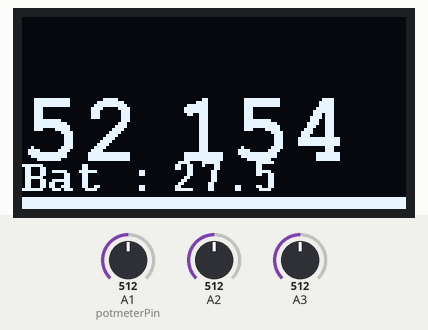
Simulated run of this sketch. Board: Arduino Uno, built with avr-gcc and run on an emulated ATmega328P. Shown: 128×64 one-colour display. The inputs (shaded band) are chosen by the test bench; at power-on: A2 = 512, A3 = 512, A1 (potmeterPin) = 512. What the sketch prints to the serial monitor is not drawn.

Above: at 5.1 s.
5.2 s: A2 set to 238
At 6.2 s:
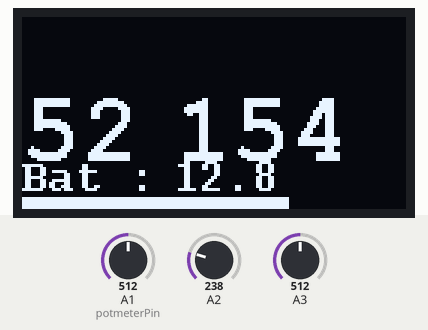
7.1 s: A2 set to 211
At 8.5 s:
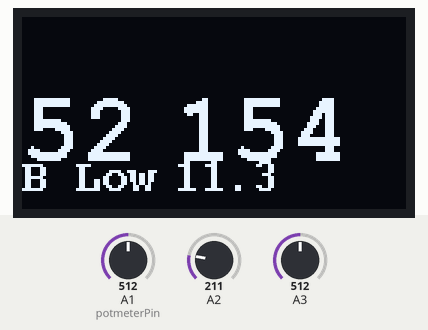
9.2 s: A3 set to 0
At 10.5 s:
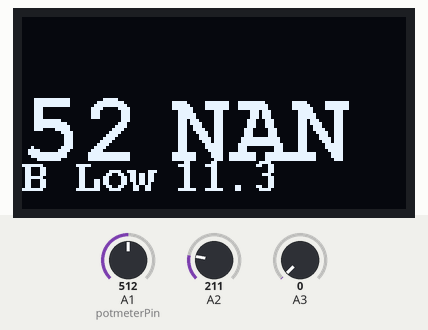
11.5 s: A2 set to 306
At 12.9 s:
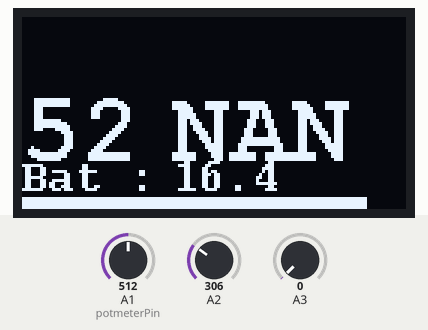
13.8 s: A1 (potmeterPin) set to 716
At 15.1 s:
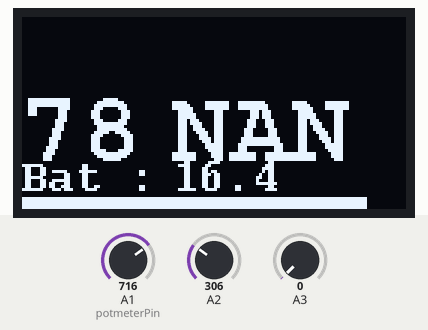
16.1 s: A3 set to 22
At 18.0 s:
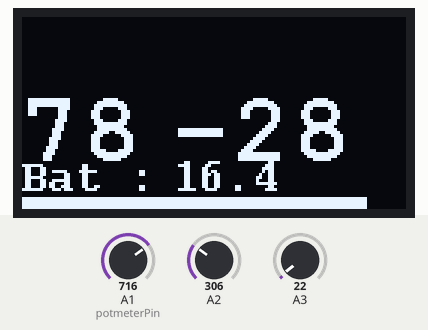
Timing chart, 0 to 19.4 s (numbered marks = the images above; inputs shaded):
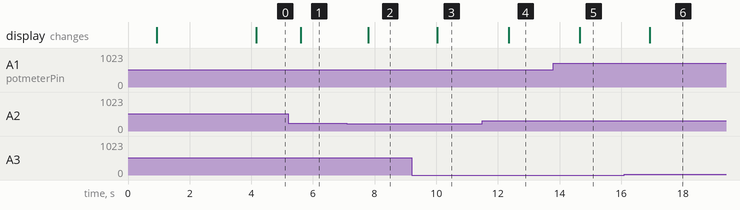

The sketch:

Gauge_Mustang_Solo4.ino
```cpp
/*
 Analog gauge v1.02
 - Shows half circle gauge with scale labels
 - Shows digital value, 00 - 100 aligned
 - Shows gauge label
 21/12/2015 - Rudi Imbrechts
 http://arduinows.blogspot.com

*/
#include "U8glib.h"


U8GLIB_SSD1306_128X64 u8g(U8G_I2C_OPT_NONE|U8G_I2C_OPT_DEV_0); // SW SPI Com: SCK = 13, MOSI = 11, CS = 10, A0 = 9, Res = 12
                                                // For OLED display with SH1106 driver. If you use another display,
                                                // then please check the u8glib documentation and website at
                                                // https://github.com/olikraus/u8glib

int xmax=128;                                   // max length x-axis
int ymax=62;                                    // max length y-axis
int xcenter=xmax/2;                             // center of x-axis
int ycenter=ymax/2+10;                          // center of y-axis
int arc=ymax/2;
int angle=0;
char* label[] = {"LOAD","COOLANT","INTAKE", "PSI"};    // some custom gauge labels
int labelXpos[] = {53, 45, 49, 0};                     // predefined x-position of a gauge label
#define potmeterPin A1                                  // simulate analogue value with potentiometer
int p, m,a=10;
u8g_uint_t xx=0;
int frame = 0;
char psi [2];
char water[4];
int psi1 =0;
char volts [6];
float w;
int value = 0;
float vout = 0.0;
float vin = 0.0;
float R1 = 100000.0; // resistance of R1 (100K)
float R2 = 10000.0; // resistance of R2 (10K)
float AverageValue = 0;
float AverageValue2 = 0;
int MeasurementsToAverage = 32;


//int ThermistorPin = 0;
int Vo;
float R1a = 10000; // resistance of R1a (10K)
float logR2, R2a, T;
//float c1 = 3.481515861e-03, c2 = -2.206377112e-04, c3 = 35.05773575e-07;
//float c1 = 1.009249522e-03, c2 = 2.378405444e-04, c3 = 2.019202697e-07;
float c1 = 2.571202905e-03, c2 = -0.4402423056e-04, c3 = 9.838653961e-07; // SING F LTD Thermostat https://www.thinksrs.com/downloads/programs/Therm%20Calc/NTCCalibrator/NTCcalculator.htm


float buffer=0;
float VoutA= 0;


const unsigned char pontiac[] PROGMEM = {0xff,0xff,0xff,0xff,0xff,0xff,0xf8,0x00,0x00,0x1f,0xff,0xff,0xff,0xff,0xff,0xff
,0xff,0xff,0xff,0xff,0xff,0xf0,0x00,0x00,0x00,0x00,0x0f,0xff,0xff,0xff,0xff,0xff
,0xff,0xff,0xff,0xff,0xfe,0x00,0x00,0x00,0x00,0x00,0x00,0x7f,0xff,0xff,0xff,0xff
,0xff,0xff,0xff,0xff,0xc0,0x00,0x0f,0xff,0xff,0xf0,0x00,0x03,0xff,0xff,0xff,0xff
,0xff,0xff,0xff,0xfc,0x00,0x0f,0xff,0xff,0xff,0xff,0xf0,0x00,0x3f,0xff,0xff,0xff
,0xff,0xff,0xff,0xe0,0x03,0xff,0xff,0x00,0x00,0xff,0xff,0xc0,0x07,0xff,0xff,0xff
,0xff,0xff,0xff,0x00,0x3f,0xf8,0x00,0x00,0x00,0x00,0x1f,0xfc,0x00,0xff,0xff,0xff
,0xff,0xff,0xfc,0x03,0xfe,0x00,0x00,0x00,0x00,0x00,0x00,0x7f,0xc0,0x3f,0xff,0xff
,0xff,0xff,0xe0,0x1f,0xe0,0x00,0x00,0x00,0x00,0x00,0x00,0x03,0xf8,0x07,0xff,0xff
,0xff,0xff,0x80,0xfe,0x00,0x00,0x00,0x00,0x00,0x00,0x00,0x00,0x3f,0x01,0xff,0xff
,0xff,0xfe,0x07,0xe0,0x00,0x07,0xfe,0x00,0x00,0x00,0x00,0x00,0x07,0xe0,0x7f,0xff
,0xff,0xfc,0x1f,0x00,0x00,0x3f,0xff,0xf0,0x00,0x00,0x00,0x00,0x00,0xf8,0x1f,0xff
,0xff,0xf0,0x7c,0x00,0x00,0xf0,0x00,0xff,0xe0,0x01,0xc0,0x00,0x00,0x3e,0x0f,0xff
,0xff,0xc1,0xf0,0x00,0x01,0xc0,0x00,0x3f,0xff,0xff,0xc0,0x00,0x00,0x07,0x83,0xff
,0xff,0x83,0xc0,0x00,0x03,0x80,0x00,0xc3,0xff,0xff,0x80,0x00,0x00,0x01,0xe1,0xff
,0xff,0x0f,0x00,0x00,0x07,0x00,0x01,0xc0,0xff,0xff,0x00,0x00,0x00,0x00,0xf0,0xff
,0xfe,0x1c,0x00,0x00,0x0e,0x00,0x03,0x80,0x1f,0xfc,0x00,0x00,0x00,0x00,0x3c,0x7f
,0xfc,0x78,0x00,0x00,0x0e,0x00,0x03,0x00,0x00,0xe0,0x00,0x00,0x00,0x00,0x0e,0x3f
,0xf8,0xe0,0x00,0x00,0x0e,0x04,0x06,0x00,0x00,0x00,0x00,0x00,0x00,0x00,0x07,0x1f
,0xf1,0xc0,0x00,0x00,0x0e,0x04,0x0c,0x30,0x00,0x00,0x00,0x00,0x00,0x00,0x03,0x8f
,0xe3,0x80,0x00,0x00,0x1e,0x0c,0x1c,0x50,0x00,0x00,0x00,0x00,0x70,0x00,0x01,0xc7
,0xe3,0x00,0x00,0x00,0x0f,0x38,0x18,0x50,0x00,0x00,0x00,0x00,0xf0,0x00,0x00,0xe3
,0xc6,0x00,0x00,0x00,0x0f,0xf8,0x30,0x50,0x00,0x00,0x00,0x00,0xe0,0x00,0x00,0x63
,0x8c,0x00,0x00,0x00,0x0f,0xf0,0x70,0xe0,0x00,0x00,0x00,0x01,0xe0,0x00,0x00,0x31
,0x8c,0x00,0x00,0x00,0x07,0xe0,0xff,0xc0,0x00,0x00,0x00,0x01,0xc0,0x00,0x00,0x31
,0x98,0x00,0x00,0x00,0x01,0x07,0xfc,0x20,0x00,0x00,0x00,0x03,0xc0,0x00,0x00,0x19
,0x18,0x00,0x00,0x00,0x00,0x1c,0xc0,0x00,0x00,0x00,0x00,0x03,0x80,0x00,0x00,0x18
,0x18,0x00,0x00,0x00,0x00,0x01,0xc0,0x00,0x00,0x00,0x00,0x07,0x80,0x00,0x00,0x18
,0x18,0x00,0x00,0x00,0x00,0x01,0x80,0x64,0x0f,0x1c,0x03,0xc7,0x00,0x00,0x00,0x0c
,0x18,0x00,0x00,0x00,0xc0,0x03,0x81,0xf6,0x1f,0xbe,0x0f,0xe7,0x00,0x00,0x00,0x0c
,0x18,0x00,0x00,0x01,0x80,0x07,0x03,0xc6,0x3f,0xfe,0x1e,0x6f,0x00,0x00,0x00,0x0c
,0x18,0x00,0x00,0x03,0x00,0x07,0x07,0x06,0x73,0xfe,0x38,0x3e,0x00,0x00,0x00,0x0c
,0x18,0x00,0x00,0x07,0x00,0x0e,0x06,0x02,0x63,0xde,0x78,0x3e,0x00,0x00,0x00,0x18
,0x98,0x00,0x00,0x06,0x00,0x1e,0x0e,0x03,0xc7,0xc0,0x70,0x3c,0x00,0x00,0x00,0x18
,0x9c,0x00,0x00,0x0e,0x00,0x1c,0x0c,0x03,0x87,0x80,0xe0,0x3c,0x00,0x00,0x00,0x19
,0x8c,0x00,0x00,0x0e,0x00,0x3c,0x1c,0x07,0x87,0xc1,0xe0,0x78,0x00,0x00,0x00,0x31
,0xc6,0x00,0x00,0x0e,0x00,0x78,0x18,0x07,0x0e,0xe7,0xc0,0x78,0x00,0x00,0x00,0x73
,0xc7,0x00,0x00,0x0e,0x00,0xf0,0x38,0x06,0x0e,0x7f,0xc0,0xf0,0x40,0x00,0x00,0x63
,0xe3,0x00,0x00,0x0f,0x01,0xf0,0x38,0x0e,0x1e,0x3d,0xc0,0xf0,0xc0,0x00,0x00,0xc7
,0xf1,0x80,0x00,0x0f,0x87,0xe0,0x78,0x0c,0x1c,0x01,0xc1,0xe1,0x80,0x00,0x01,0x87
,0xf0,0xc0,0x00,0x07,0xff,0xc0,0xf8,0x18,0x3c,0x01,0xc3,0xe3,0x00,0x00,0x03,0x0f
,0xf8,0x70,0x00,0x07,0xff,0xc0,0xdc,0x38,0x38,0x01,0xef,0xe6,0x00,0x00,0x0e,0x1f
,0xfc,0x38,0x00,0x03,0xff,0x80,0x9f,0xf0,0x78,0x01,0xff,0xfc,0x00,0x00,0x1c,0x3f
,0xfe,0x1e,0x00,0x01,0xfe,0x00,0x0f,0xe0,0x70,0x00,0xfc,0xf8,0x00,0x00,0x78,0x7f
,0xff,0x07,0x00,0x00,0x7c,0x00,0x03,0x80,0x70,0x00,0x20,0x60,0x00,0x00,0xe0,0xff
,0xff,0xc3,0xc0,0x00,0x00,0x00,0x00,0x00,0x00,0x00,0x00,0x00,0x00,0x03,0xc3,0xff
,0xff,0xe0,0xf8,0x00,0x00,0x00,0x00,0x00,0x00,0x00,0x00,0x00,0x00,0x0f,0x07,0xff
,0xff,0xf8,0x3e,0x00,0x00,0x00,0x00,0x00,0x00,0x00,0x00,0x00,0x00,0x7c,0x1f,0xff
,0xff,0xfc,0x0f,0xc0,0x00,0x00,0x00,0x00,0x00,0x00,0x00,0x00,0x01,0xf0,0x3f,0xff
,0xff,0xff,0x01,0xf8,0x00,0x00,0x00,0x00,0x00,0x00,0x00,0x00,0x1f,0xc0,0xff,0xff
,0xff,0xff,0xc0,0x7f,0x00,0x00,0x00,0x00,0x00,0x00,0x00,0x00,0xfe,0x03,0xff,0xff
,0xff,0xff,0xf8,0x0f,0xf0,0x00,0x00,0x00,0x00,0x00,0x00,0x0f,0xf0,0x0f,0xff,0xff
,0xff,0xff,0xfe,0x00,0xff,0xc0,0x00,0x00,0x00,0x00,0x01,0xff,0x00,0x7f,0xff,0xff
,0xff,0xff,0xff,0xc0,0x0f,0xff,0x80,0x00,0x00,0x01,0xff,0xf0,0x03,0xff,0xff,0xff
,0xff,0xff,0xff,0xf8,0x00,0x7f,0xff,0xff,0xff,0xff,0xfe,0x00,0x1f,0xff,0xff,0xff
,0xff,0xff,0xff,0xff,0x00,0x00,0xff,0xff,0xff,0xff,0x00,0x00,0xff,0xff,0xff,0xff
,0xff,0xff,0xff,0xff,0xf0,0x00,0x00,0x00,0x00,0x00,0x00,0x0f,0xff,0xff,0xff,0xff
,0xff,0xff,0xff,0xff,0xff,0x80,0x00,0x00,0x00,0x00,0x01,0xff,0xff,0xff,0xff,0xff
,0xff,0xff,0xff,0xff,0xff,0xff,0x00,0x00,0x00,0x00,0xff,0xff,0xff,0xff,0xff,0xff
,0xff,0xff,0xff,0xff,0xff,0xff,0xff,0xff,0xff,0xff,0xff,0xff,0xff,0xff,0xff,0xff
,0xff,0xff,0xff,0xff,0xff,0xff,0xff,0xff,0xff,0xff,0xff,0xff,0xff,0xff,0xff,0xff
,0xff,0xff,0xff,0xff,0xff,0xff,0xff,0xff,0xff,0xff,0xff,0xff,0xff,0xff,0xff,0xff
,0xff,0xff,0xff,0xff,0xff,0xff,0xff,0xff,0xff,0xff,0xff,0xff,0xff,0xff,0xff,0xff
,0xff,0xff,0xff,0xff,0xff,0xff,0xff,0xff,0xff,0xff,0xff,0xff,0xff,0xff,0xff,0xff
};


const unsigned char oil[] PROGMEM = {
0x00,0x00,0x00,0x00
,0x00,0x00,0x00,0x00
,0x00,0x00,0x00,0x00
,0x00,0x00,0x00,0x00
,0x00,0x00,0x00,0x00
,0x00,0x00,0x00,0x00
,0x00,0x00,0x00,0x00
,0x00,0x00,0x00,0x00
,0x00,0x00,0x00,0x00
,0x00,0x00,0x00,0x00
,0x00,0x00,0x00,0x00
,0x00,0x00,0x00,0x00
,0x00,0x00,0x00,0x00
,0x00,0x00,0x00,0x00
,0x00,0x00,0x00,0x00
,0x00,0x00,0x00,0x00
};

void draw()
{
    u8g.drawBitmapP( 0, 0, 16, 64, pontiac);
}

void gaugePSI() {
  u8g.setFont(u8g_font_courB24);

    u8g.drawStr( 0, 48, psi);
    u8g.drawStr( 50, 48, water);
    //u8g.drawBitmapP( 0, 0, 16, 64, pontiac);
    // u8g.setColorIndex(1);
    //u8g.drawStr( 0, 40, "Oil");
   //u8g.drawBitmapP( 0, 35, 6, 8, oil);


}

// ------------------------------------------------- void gauge(Volts) ------------------------------------------
void gauge(uint8_t angle) {
  dtostrf(w, 0, 1,volts);
 // u8g.setFont(u8g_font_courB24);
 // u8g.drawStr( 5, 30, "V");
  //u8g.drawStr( 30, 30, "12.5");
 // u8g.drawStr( 30, 30, volts);
  //u8g.drawStr( 85, 35, ".");
  //u8g.drawStr( 100, 35, "5");
  u8g.setFont(u8g_font_courB10);
  if (w < 12){
    u8g.drawStr( 0, 58, "B Low");
  }else{
    u8g.drawStr( 0, 58, "Bat :");
    u8g.drawBox(0,60, w*7, 5);
  }
  u8g.drawStr( 50, 58, volts);
}


// ------------------------------------------------- void setup() ------------------------------------------
void setup(void) {
  Serial.begin(9600);

  u8g.firstPage();
  do{
    // draw splash page
   draw();
 } while(u8g.nextPage());

 delay(3000);

  u8g.setFont(u8g_font_chikita);
  u8g.setColorIndex(1);                         // Instructs the display to draw with a pixel on.

  // assign default color value
  if ( u8g.getMode() == U8G_MODE_R3G3B2 ) {
    u8g.setColorIndex(255);                     // white
  }
  else if ( u8g.getMode() == U8G_MODE_GRAY2BIT ) {
    u8g.setColorIndex(3);                       // max intensity
  }
  else if ( u8g.getMode() == U8G_MODE_BW ) {
    u8g.setColorIndex(1);                       // pixel on
  }
  else if ( u8g.getMode() == U8G_MODE_HICOLOR ) {
    u8g.setHiColorByRGB(255,255,255);
  }
}

// ------------------------------------------------- void loop() ------------------------------------------

void loop(void) {

  int sensorVal=analogRead(A1);
  //Serial.print("Sensor Value: ");
  //Serial.print(sensorVal);
  Vo=analogRead(A3);


  //buffer= Vo *5; //5volts
  //VoutA = (buffer)/1024.0;
  //buffer = (5/VoutA)-1;
  //R2a = R1a*buffer;
  R2a = R1a * (1023.0 / (float)Vo - 1.0);
  logR2 = log(R2a);

  T = (1.0 / (c1 + c2*logR2 + c3*logR2*logR2*logR2));
  T = T - 273.15;
  T = (T * 9.0)/ 5.0 + 32.0;

 // Serial.print("Temperature: ");
 // Serial.print(T);
 // Serial.println(" F");
  //Serial.println("VoutA  value: ");
  //Serial.println(VoutA);
 // Serial.print("Resistance: ");
 // Serial.print(R2a);
 // Serial.println(" Ohms");


      AverageValue = 0;

      for(int i = 0; i < MeasurementsToAverage; ++i)
      {
          AverageValue += analogRead(A1);
          delay(1);
      }
      AverageValue /= MeasurementsToAverage;
      sensorVal = AverageValue;

      // sensorVal = 540;
        Serial.println("Sensor Value: ");
       Serial.println(sensorVal);

       float voltage = (sensorVal*5.0)/1024.0;

      Serial.print("voltage : ");
      Serial.println(voltage);

 //psi1 = ((sensorVal-102)*100)/818;
 //psi1 = ((sensorVal-102.4)*100)/921.6;
  psi1 = ((sensorVal-102.4)*100)/785;

if (psi1 < 0){
        psi1=0;
      }

      Serial.print("PSI : ");
      Serial.println(psi1);

 dtostrf(psi1, 2, 0,psi);
 dtostrf(T, 3, 0,water);

    //  AverageValue2 = 0;
    //  for(int i = 0; i < MeasurementsToAverage; ++i)
    //  {
    //      AverageValue2 += analogRead(A2);
     //     delay(1);
     // }
     // AverageValue2 /= MeasurementsToAverage;
     // value = AverageValue2;

   value = analogRead(A2);

      vout = (value * 5.0) / 1024.0;
      vin = vout / (R2 / (R1 + R2));
      //Serial.print("Sensor Value: ");
      //Serial.println(value);

      //Serial.print("Vout Value: ");
      //Serial.println(vout);

      //Serial.print("Volt Value: ");
      //Serial.println(vin);
      // show needle and dial
     // xx = vin;                                // 135 = zero position, 180 = just before middle, 0 = middle, 45 = max
      w= vin;


      {
        u8g.firstPage();
        do {
          gaugePSI();
          gauge(xx);
        }
         while( u8g.nextPage() );
      }

 delay(500);

}
```

Measured:
- the behaviour switches between 224 and 223 on A2 (found by bisection; images 1 and 2)
- after the input at 5.2 s, the display: changes after 0.41 s (image 1)
- after the input at 7.1 s, the display: changes after 0.69 s (image 2)
- after the input at 9.2 s, the display: changes after 0.83 s (image 3)
- after the input at 11.5 s, the display: changes after 0.85 s (image 4)
- after the input at 13.8 s, the display: changes after 0.86 s (image 5)
- after the input at 16.1 s, the display: changes after 0.83 s (image 6)
